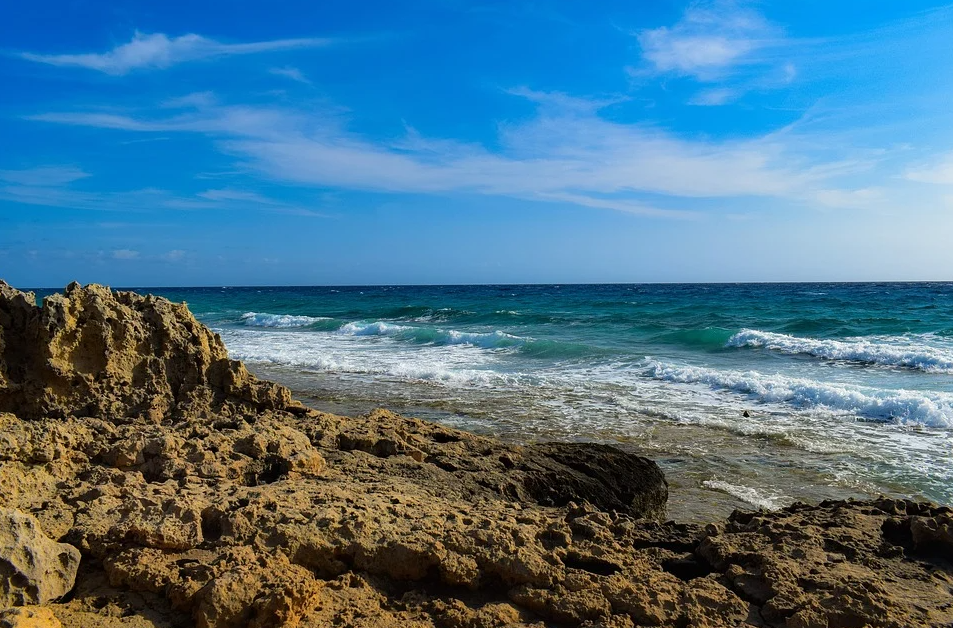
#> input picture TP1/images/segmentacion.png, 953 x 628 px
$ jupyter execute 'TP1 - Parte 2 - Color.ipynb'   (shell and % lines are left out)
#> lines starting #> are read from the running program, lines starting #| are printed output that depends on the picture; after the words box and inside, x2 and y2 are one past the last pixel; in counts of white or black regions, pixels touching at a corner belong together; long printed decimals are rounded
# TP 1
## Parte 2 - Color

3. Para la imagen segmentacion.png analice el histograma de los canales RGB. Segmente algunos de los
elementos presentes en la imagen (agua, cielo, tierra) y muestre, aplicando máscaras, las regiones en imágenes
separadas.

[cell 1]
import cv2 as cv
import numpy as np

import matplotlib
import matplotlib.pyplot as plt
matplotlib.rcParams['figure.figsize'] = (9.0, 9.0)

[cell 2]
img = cv.imread('images/segmentacion.png')
#> img is the input picture: shape (628, 953, 3); mean B, G, R 139, 116.4, 76.1
img_rgb = cv.cvtColor(img, cv.COLOR_BGR2RGB)

plt.figure(figsize=[8, 8])
plt.imshow(img_rgb); plt.title('Segmentación')
plt.show()

img.shape
#> Out = (628, 953, 3)

Vamos a construir un perfil de dos columnas diferentes en el espacio RGB

[cell 3]
def plot_img(img, idx_col=0, labels=('R','G','B')):
    # Plotea el perfil de la columna idx_col de la imagen dada
#> called with idx_col = 50, labels = ('R', 'G', 'B')
    plt.figure(figsize=[25,5])
    perfil_color = img[:,idx_col]
#> perfil_color = 628 rows, first 8: [0, 88, 188], [0, 88, 188], [0, 88, 188], [0, 88, 188], [0, 88, 188], [0, 88, 188], [0, 88, 188], [0, 88, 188]
    plt.plot(perfil_color[:,0], color='r',label=labels[0])
    plt.plot(perfil_color[:,1], color='g',label=labels[1])
    plt.plot(perfil_color[:,2], color='b',label=labels[2])
    plt.xlabel('Fila'); plt.ylabel('Valor'); plt.title('Perfil sobre la columna {}'.format(idx_col))
    plt.grid(); plt.xlim(0,img.shape[0]); plt.ylim(0,255); plt.legend();
    plt.show()
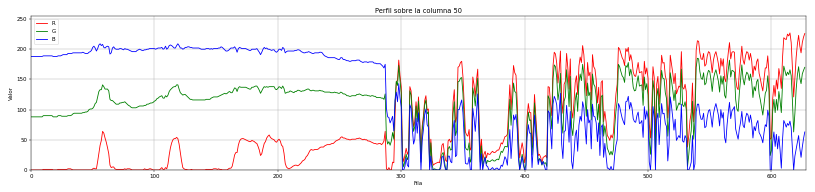
#> figure drawn by matplotlib, 1 panel; curve peaks at x = 615, y = 227; curve peaks at x = 540, y = 185; curve peaks at x = 56, y = 209

[cell 4]
plot_img(img_rgb, 50)

[cell 5]
plot_img(img_rgb, 800)
#> call 2 of plot_img, with idx_col = 800, labels = ('R', 'G', 'B')
#> in plot_img (call 2), `perfil_color = img[:,idx_col]`: perfil_color = 628 rows, first 8: [2, 153, 238], [1, 153, 239], [1, 151, 239], [1, 151, 239], [1, 151, 239], [1, 151, 239], [1, 151, 239], [1, 151, 239]
#> in plot_img (call 2), `plt.show()`:
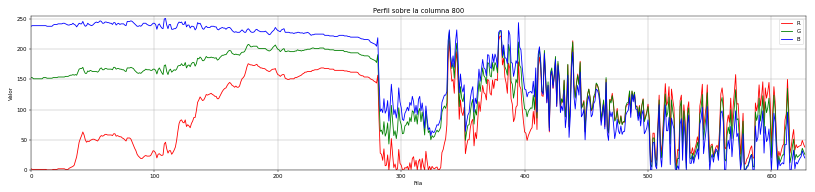
#> figure drawn by matplotlib, 1 panel; curve peaks at x = 380, y = 222; curve peaks at x = 339, y = 229; curve peaks at x = 109, y = 251

### Sirven los canales RGB para segmentar los elementos de la imagen?
- En el primer perfil - columna 50 - el cielo se puede identificar fácilmente por tener los colores distribuidos en forma uniforme: el rojo en valores cercanos a cero, el verde alrededo del 100, y el azul alrededor de 200. Sin embargo, al construir el perfil de la columna 800, donde el cielo es mucho más claro, solo el azul se mantiene en valores altos. No hay un patrón fácil de identificar en los otros dos canales.

- Por otro lado, en este espacio de colores no es fácil distinguir agua de roca. Vemos además que las olas tienen valores muy altos en los tres canales, pudiéndose confundir con el cielo.

[cell 6]
# Vamos a examinar otro espacio de color más conveniente: HSV

img_hsv = cv.cvtColor(img, cv.COLOR_BGR2HSV)
#> img_hsv: shape (628, 953, 3); mean H, S, V 70.1, 153.6, 153.9
plot_img(img_hsv, 50, labels=('H','S','V'))
#> call 3 of plot_img, with idx_col = 50, labels = ('H', 'S', 'V')
#> in plot_img (call 3), `perfil_color = img[:,idx_col]`: perfil_color = 628 rows, first 8: [106, 255, 188], [106, 255, 188], [106, 255, 188], [106, 255, 188], [106, 255, 188], [106, 255, 188], [106, 255, 188], [106, 255, 188]
#> in plot_img (call 3), `plt.show()`:
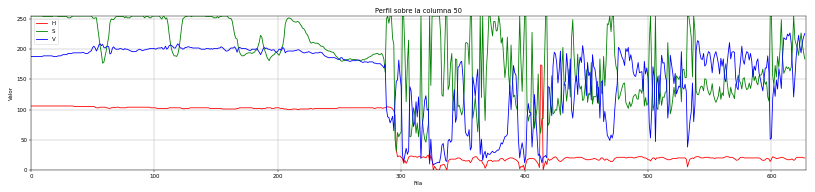
#> figure drawn by matplotlib, 1 panel; curve peaks at x = 413, y = 174; curve peaks at x = 0, y = 255; curve peaks at x = 615, y = 227

[cell 7]
plot_img(img_hsv, 800, labels=('H','S','V'))
#> call 4 of plot_img, with idx_col = 800, labels = ('H', 'S', 'V')
#> in plot_img (call 4), `perfil_color = img[:,idx_col]`: perfil_color = 628 rows, first 8: [101, 253, 238], [101, 254, 239], [101, 254, 239], [101, 254, 239], [101, 254, 239], [101, 254, 239], [101, 254, 239], [101, 254, 239]
#> in plot_img (call 4), `plt.show()`:
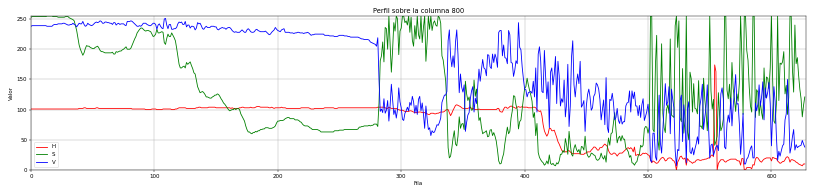
#> figure drawn by matplotlib, 1 panel; curve peaks at x = 554, y = 174; curve peaks at x = 13, y = 255; curve peaks at x = 109, y = 251

### Qué información nos aportan los canales HSV?
- El cielo se caracteriza por su alto brillo (value mayor que 200), el tono alrededor de 100. La saturación depende del área de la imagen, ya que tenemos partes del cielo muy claras y otras muy oscuras.
- La roca si diferencia del resto por su canal H con valores muy bajos.
- El agua tiene valores de hue similares al cielo. Lo que lo diferencia son los otros canales. Hay dos patrones distintos. Saturación alta y brillo bajo (el agua calma), o saturación baja y brillo alto (las olas). En el caso de las olas es posible confundirlas con el cielo.

Vamos a tomar muestras de los distintos elementos - roca, agua y cielo - para ver en detalle estos valores y ver si se pueden segmentar.

[cell 8]
# Tomamos una muestra de la roca
muestra_roca = img_hsv[450:600,50:200,:]
#> muestra_roca: shape (150, 150, 3); mean H, S, V 16.6, 159.1, 91.2

plt.figure(figsize=[6,6])
muestra = cv.cvtColor(muestra_roca, cv.COLOR_HSV2BGR)
muestra = cv.cvtColor(muestra, cv.COLOR_BGR2GRAY)
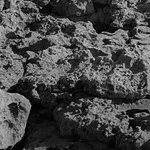
#> muestra: shape (150, 150); min 0, max 210, mean 73
plt.subplot(121); plt.imshow(muestra, cmap='gray')

muestra_roca_color = img_rgb[450:600,50:200,:]

plt.subplot(122); plt.imshow(muestra_roca_color)
plt.show()

[cell 9]
color_mean_roca, color_std_roca = cv.meanStdDev(muestra_roca)
#> color_mean_roca = [16.65, 159.1, 91.21]; color_std_roca = [11.02, 53.35, 58.06]

print(color_mean_roca.flatten().tolist())
#| [16.645, 159.062, 91.205]
print(color_std_roca.flatten().tolist())
#| [11.019, 53.345, 58.057]

[cell 10]
# Construimos una máscara basándonos en los puntos que estén cerca de color_mean en un radio menor que 2 sigmas
# (con 3 sigmas incluye la arena de la playa!)

mask_roca = cv.inRange(img_hsv, color_mean_roca-color_std_roca*2,  color_mean_roca+color_std_roca*2)
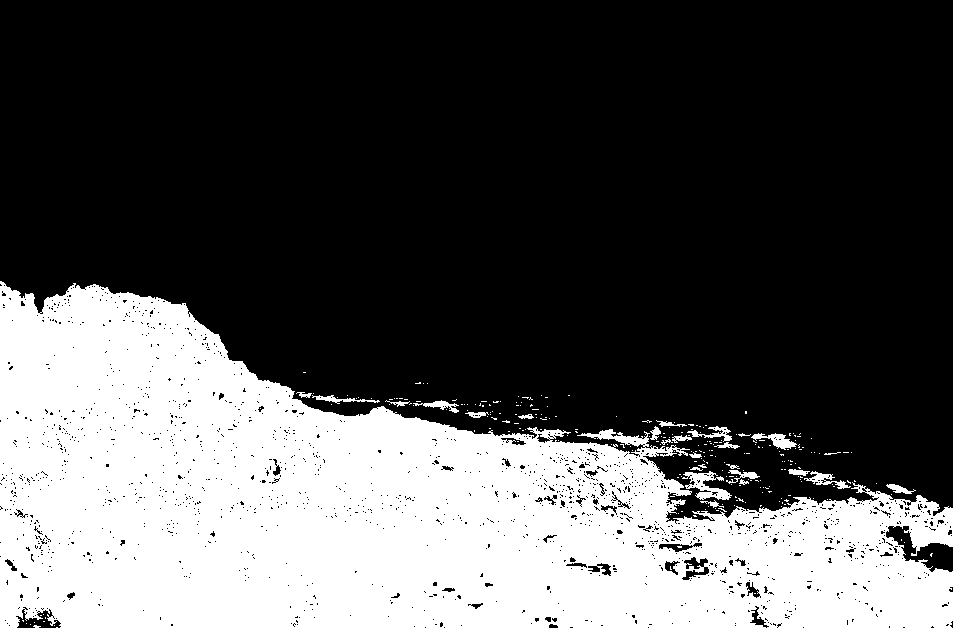
#> mask_roca: shape (628, 953); 33% white; 266 white regions (240 under 20 px), largest, box (x1, y1, x2, y2) and area: (0, 281, 953, 628) 193801, (682, 471, 732, 500) 634, (751, 433, 797, 450) 322
img_segmentada = cv.bitwise_and(img_hsv, img_hsv, mask=mask_roca)
#> img_segmentada: shape (628, 953, 3); mean H, S, V 5.5, 49.6, 27.4

plt.figure(figsize=[18,12])

img_segmentada = cv.cvtColor(img_segmentada, cv.COLOR_HSV2BGR)
img_gris = cv.cvtColor(img_segmentada, cv.COLOR_BGR2GRAY)
plt.subplot(131); plt.imshow(img_gris, cmap='gray'); plt.title('Roca B&N')

img_roca_color = cv.cvtColor(img_segmentada, cv.COLOR_BGR2RGB)
plt.subplot(132); plt.imshow(img_roca_color); plt.title('Roca Color')

plt.subplot(133); plt.imshow(mask_roca,cmap='gray'); plt.title('Roca Máscara')
plt.show()

[cell 11]
# Tomamos una muestra del agua
muestra_agua = img_hsv[290:360,550:700,:]
#> muestra_agua: shape (70, 150, 3); mean H, S, V 96.1, 191.5, 108.3

plt.figure(figsize=[8,8])
muestra = cv.cvtColor(muestra_agua, cv.COLOR_HSV2BGR)
#> muestra: shape (70, 150, 3)
muestra = cv.cvtColor(muestra, cv.COLOR_BGR2GRAY)
#> muestra: shape (70, 150)
plt.subplot(121); plt.imshow(muestra, cmap='gray')

muestra_agua_color = img_rgb[290:360,550:700,:]

plt.subplot(122);plt.imshow(muestra_agua_color)
plt.show()

# Tomamos una muestra de las olas
muestra_olas = img_hsv[380:430,750:900,:]
#> muestra_olas: shape (50, 150, 3); mean H, S, V 94.6, 54.3, 174.3

plt.figure(figsize=[8,6])
muestra = cv.cvtColor(muestra_olas, cv.COLOR_HSV2BGR)
#> muestra: shape (50, 150, 3)
muestra = cv.cvtColor(muestra, cv.COLOR_BGR2GRAY)
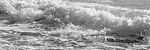
#> muestra: shape (50, 150); min 16, max 254, mean 155.9
plt.subplot(121); plt.imshow(muestra, cmap='gray')

muestra_olas_color = img_rgb[380:430,750:900,:]

plt.subplot(122); plt.imshow(muestra_olas_color)
plt.show()

[cell 12]
color_mean_agua, color_std_agua = cv.meanStdDev(muestra_agua)
#> color_mean_agua = [96.13, 191.5, 108.3]; color_std_agua = [2.87, 54, 20.99]

print(color_mean_agua.flatten().tolist())
#| [96.133, 191.473, 108.317]
print(color_std_agua.flatten().tolist())
#| [2.869, 54.003, 20.991]

[cell 13]
color_mean_olas, color_std_olas = cv.meanStdDev(muestra_olas)
#> color_mean_olas = [94.61, 54.34, 174.3]; color_std_olas = [16.54, 43.24, 40.36]

print(color_mean_olas.flatten().tolist())
#| [94.612, 54.341, 174.275]
print(color_std_olas.flatten().tolist())
#| [16.539, 43.239, 40.360]

[cell 14]
# Definimos el rango HSV para la máscara (en base a los valores observados)

# Construimos dos máscaras, una para el agua calma, otra para las olas.
color_l = (90, 83, 66)
color_u = (102, 255, 150)
mask_agua = cv.inRange(img_hsv, color_l,  color_u)
#> mask_agua: shape (628, 953); 6.4% white; 282 white regions (269 under 20 px), largest, box (x1, y1, x2, y2) and area: (138, 284, 953, 367) 36825, (35, 288, 45, 308) 94, (643, 368, 656, 378) 63
img_segmentada_agua = cv.bitwise_and(img_hsv, img_hsv, mask=mask_agua)
#> img_segmentada_agua: shape (628, 953, 3); mean H, S, V 6.2, 12.8, 6.8

color_l = (63, 0, 94)
color_u = (131, 140, 200)
mask_olas = cv.inRange(img_hsv, color_l,  color_u)
#> mask_olas: shape (628, 953); 7.2% white; 450 white regions (411 under 20 px), largest, box (x1, y1, x2, y2) and area: (199, 313, 953, 506) 37194, (770, 332, 953, 354) 1035, (461, 269, 683, 284) 862
img_segmentada_olas = cv.bitwise_and(img_hsv, img_hsv, mask=mask_olas)
#> img_segmentada_olas: shape (628, 953, 3); mean H, S, V 6.9, 4.4, 11.1

# Combinamos las máscaras
mask_oceano = mask_agua + mask_olas
img_segmentada_oceano = cv.bitwise_and(img_hsv, img_hsv, mask=mask_oceano)
#> img_segmentada_oceano: shape (628, 953, 3); mean H, S, V 12, 15.9, 16.4

plt.figure(figsize=[18,12])

# agua
img_segmentada = cv.cvtColor(img_segmentada_agua, cv.COLOR_HSV2BGR)
img_gris = cv.cvtColor(img_segmentada, cv.COLOR_BGR2GRAY)
plt.subplot(331); plt.imshow(img_gris, cmap='gray'); plt.title('Agua B&N')
img_oceano_color = cv.cvtColor(img_segmentada, cv.COLOR_BGR2RGB)
plt.subplot(332); plt.imshow(img_oceano_color); plt.title('Agua Color')
plt.subplot(333); plt.imshow(mask_agua,cmap='gray'); plt.title('Agua Máscara')

# olas
img_segmentada = cv.cvtColor(img_segmentada_olas, cv.COLOR_HSV2BGR)
img_gris = cv.cvtColor(img_segmentada, cv.COLOR_BGR2GRAY)
plt.subplot(334); plt.imshow(img_gris, cmap='gray'); plt.title('Olas B&N')
img_oceano_color = cv.cvtColor(img_segmentada, cv.COLOR_BGR2RGB)
plt.subplot(335); plt.imshow(img_oceano_color); plt.title('Olas Color')
plt.subplot(336); plt.imshow(mask_olas,cmap='gray'); plt.title('Olas Máscara')

# Agua + Olas
img_segmentada = cv.cvtColor(img_segmentada_oceano, cv.COLOR_HSV2BGR)
img_gris = cv.cvtColor(img_segmentada, cv.COLOR_BGR2GRAY)
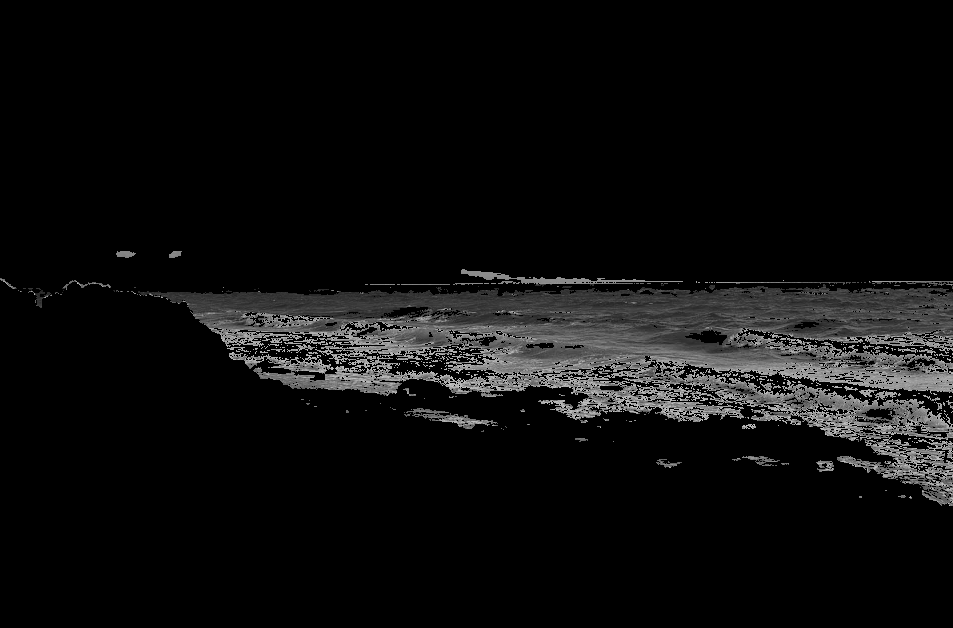
#> img_gris: shape (628, 953); min 0, max 199, mean 13.1
plt.subplot(337); plt.imshow(img_gris, cmap='gray'); plt.title('Océano B&N')
img_oceano_color = cv.cvtColor(img_segmentada, cv.COLOR_BGR2RGB)
plt.subplot(338); plt.imshow(img_oceano_color); plt.title('Océano Color')
plt.subplot(339); plt.imshow(mask_oceano,cmap='gray'); plt.title('Océano Máscara')
plt.show()

[cell 15]
# Tomamos una muestra del cielo

muestra_cielo = img_hsv[100:250,350:500,:]
#> muestra_cielo: shape (150, 150, 3); mean H, S, V 102.9, 178.6, 213.5

plt.figure(figsize=[6,6])
muestra = cv.cvtColor(muestra_cielo, cv.COLOR_HSV2BGR)
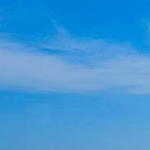
#> muestra: shape (150, 150, 3); mean B, G, R 213.5, 150.4, 63.4
muestra = cv.cvtColor(muestra, cv.COLOR_BGR2GRAY)
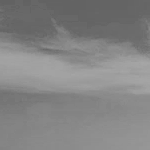
#> muestra: shape (150, 150); min 97, max 166, mean 131.5
plt.subplot(121); plt.imshow(muestra, cmap='gray')

muestra_cielo_color = img_rgb[100:250,350:500,:]

plt.subplot(122); plt.imshow(muestra_cielo_color)
plt.show()

[cell 16]
color_mean_cielo, color_std_cielo = cv.meanStdDev(muestra_cielo)
#> color_mean_cielo = [102.9, 178.6, 213.5]; color_std_cielo = [1.45, 50.63, 4.29]

print(color_mean_cielo.flatten().tolist())
#| [102.920, 178.576, 213.501]
print(color_std_cielo.flatten().tolist())
#| [1.451, 50.635, 4.292]

$ run again, with TP1/images/img2_tp.png copied over TP1/images/segmentacion.png
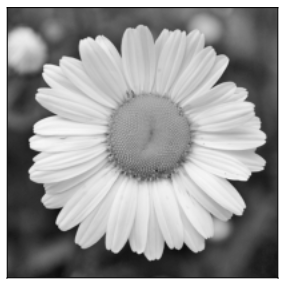
#> input picture TP1/images/img2_tp.png, 287 x 288 px
#> img is the input picture: shape (288, 287, 3); min 2, max 255, mean 154.8
#> perfil_color = 288 rows, first 8: [255, 255, 255], [255, 255, 255], [255, 255, 255], [255, 255, 255], [255, 255, 255], [255, 255, 255], [255, 255, 255], [11, 11, 11]
#> img_hsv: shape (288, 287, 3); mean H, S, V 0, 0, 154.8
#> perfil_color = 288 rows, first 8: [0, 0, 255], [0, 0, 255], [0, 0, 255], [0, 0, 255], [0, 0, 255], [0, 0, 255], [0, 0, 255], [0, 0, 11]
#> in plot_img (call 3), `plt.show()`:
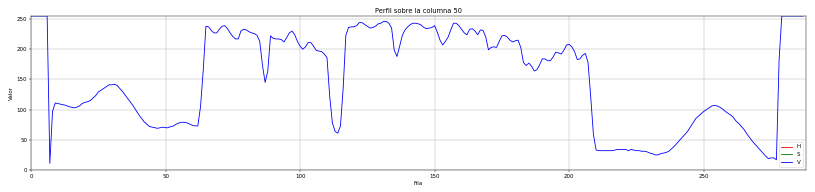
#> figure drawn by matplotlib, 1 panel; curve peaks at x = 0, y = 255
#> muestra_roca = empty array
#> mask_agua: shape (288, 287); every value is 0
#> img_segmentada_agua: shape (288, 287, 3); every value is 0
#> `plt.show()`:
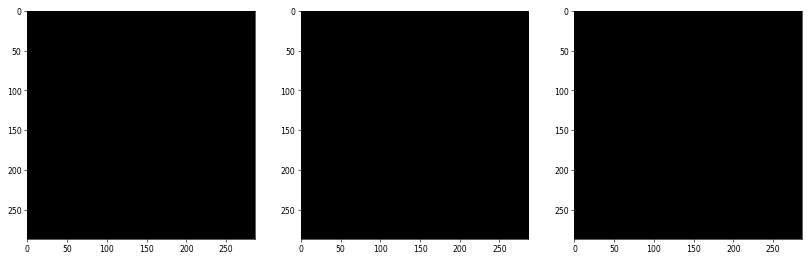
#> figure drawn by matplotlib, 3 panels
